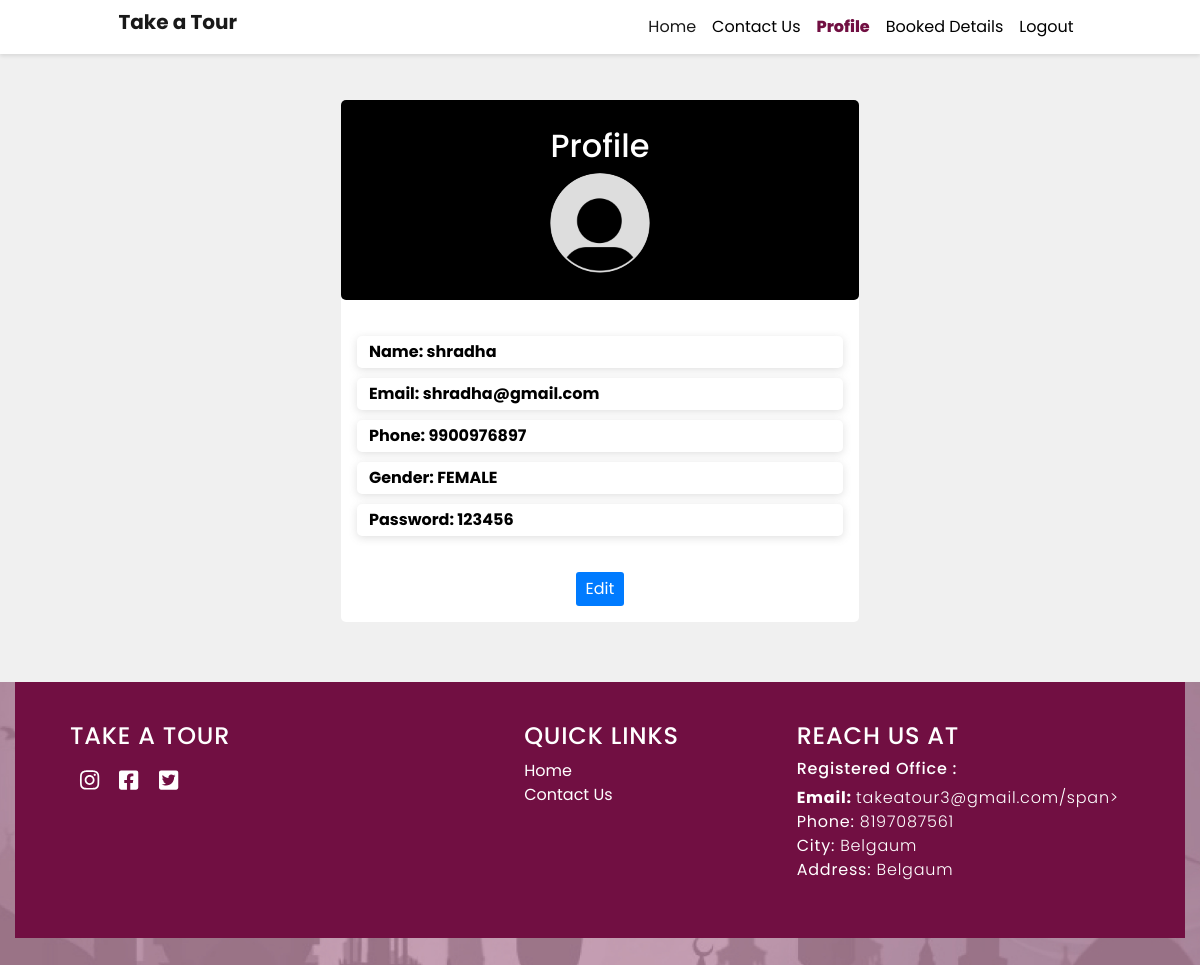
The app's page /profile.php (signed in) with its own data.
### tables this page shows
CREATE TABLE `user` (
  `id` int(10) NOT NULL,
  `name` varchar(30) NOT NULL,
  `email` varchar(30) NOT NULL,
  `phone` varchar(12) NOT NULL,
  `gender` varchar(10) NOT NULL,
  `password` varchar(30) NOT NULL
);

### profile.php (the view, shortened to what this page needs)
<?php include('header.php'); include('connect.php')?>
<div class="container-fluid">
    <div class="row main">
    <?php
        $id=$_SESSION['userid'];
        $profData="SELECT * FROM `user` WHERE `id`='$id'";
        $exc=mysqli_query($conn,$profData);
        while($row=mysqli_fetch_assoc($exc))
        {
            $name=$row['name'];
            $email=$row['email'];
            $phone=$row['phone'];
            $gender=$row['gender'];
            $password=$row['password'];
        }
    ?>
    <div class="profile-card pb-3">
        <div class="profile-image" style="width:100%;">
            <h2 style="color:white;">Profile</h2>
            <img src="<?php echo 'image/profile.png';?>"  alt="Profile Image" />
        </div>
        <div class="profile-info p-3">
            <div class="conatiner">
                <div class="row">
                    <div class="col-md-12">
                        <p><span>Name: <?php echo $name; ?></span></p>
                        <p><span>Email: <?php echo $email; ?></span></p>
                        <p><span>Phone: <?php echo $phone; ?></span></p>
                        <p><span>Gender: <?php echo $gender; ?></span></p>
                        <p><span>Password: <?php echo $password; ?></span></p>
                    </div>
                </div>
            </div>
        </div>
        <div class="edit-button">
            <button id="editProfileBtn">Edit</button>
        </div>
    </div>
</div>
<?php include('footer.php'); ?>

### style.css (style rules this page uses)
body , html { overflow-x: hidden; font-family: 'Poppins', sans-serif; }
* { margin: 0px; padding: 0px; }
.main { padding-top:40px; padding-left: 7%; padding-right: 7%; background-color: #f0f0f0; }
.profile-card { width:50%; background-color: #fff; padding: 0px; border-radius: 5px; margin: 60px auto; }
.profile-image { width: 100%; height: 200px; padding: 20px; border-radius: 5px; margin: 0 auto; justify-content:center; align-items:center; display:flex; flex-direction: column; background-color:#000; overflow: hidden; }
.profile-image img { width: 100px; height: 100px; border-radius: 50%; object-fit: cover; }
.profile-info { text-align: center; margin-top: 20px; }
.profile-info p { margin-bottom: 10px; color: black; font-size: 16px; line-height: 1.5; background-color:#fff; padding: 4px; box-shadow: rgba(99, 99, 99, 0.2) 0px 2px 8px 0px; border-radius:5px; text-align:left; padding-left:12px; }
.profile-info p span { font-weight: bold; }
.edit-button { text-align: center; margin-top: 10px; }
.edit-button button { background-color: #007bff; color: white; border: none; padding: 5px 10px; border-radius: 3px; cursor: pointer; }

### records on screen
user: name "shradha", email "shradha@gmail.com", phone "9900976897", gender "FEMALE", password "123456"
